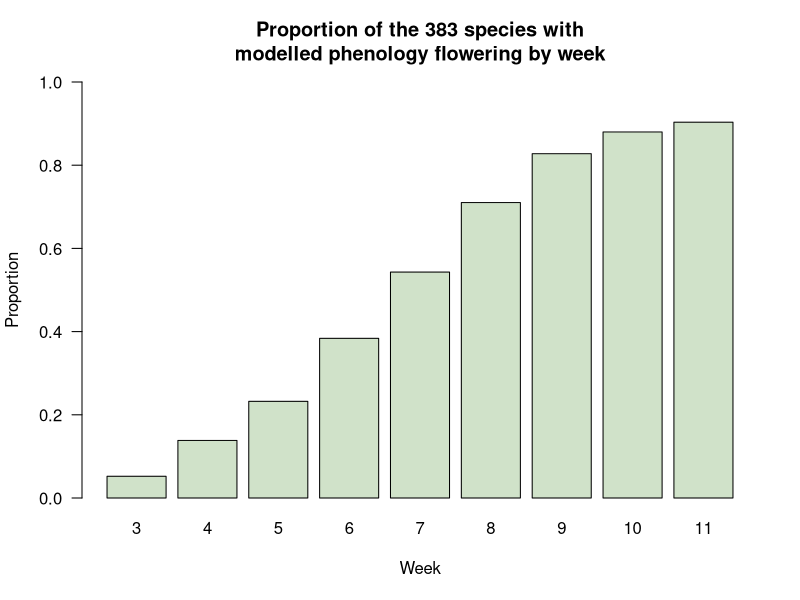

Write the R code that produced this figure. (Note: this script raises an error after producing the figure.)
setwd('~/Documents/ManuSCript/script')

library(tidyverse)

weibs <- bind_rows(
  read.csv('../data/weibull_estimates.csv') %>% 
  mutate(Estimate = 'SubalpineOnly'), 
  read.csv('../data/weibull_estimates_mixed_montane.csv') %>% 
  mutate(Estimate = 'SubalpineMontane')
) %>% 
  arrange(taxon) %>% 
  filter(metric %in% c('tenth', 'ninety')) %>% 
  select(event, taxon, doy = DOY)

n_tax_modelled <- nrow(distinct(weibs, taxon)) # 383

weibs <- split(weibs, f = list( weibs$taxon, weibs$event))
weibs <- lapply(weibs, function(x){data.frame(
  doy = as.matrix(
    seq(x$doy[1], x$doy[2])))})  %>% 
  bind_rows(.id = 'taxon')

bees <- read.csv('../data/Bombus_queen_observations_2015.csv') %>% 
  mutate(species = gsub('[.].*$', '', species)) %>% 
  select(year, week, species) %>% 
  group_by(species, week) %>% 
  tally() %>% 
  filter(! species %in% c('centralis', 'melanopygus', 'kirbiellus', 
                          'unknown', 'insularis', 'sylvicola'))

#ggplot(bees, aes(x = n, y = species)) + 
#  geom_density_ridges()

weeks <- data.frame(
  week = rep(1:19, each = 7), 
  doy = 
    c(130:136, 137:143, 144:150, 151:157, 158:164, 165:171, 172:178, 179:185, 186:192, 
      193:199, 200:206, 207:213, 214:220, 221:227, 228:234, 235:241,
      242:248, 249:255, 256:262)
    )

test <- left_join(weibs, weeks) %>% 
  distinct(taxon, week) %>% 
  filter(week %in% 3:11) %>% 
  separate(taxon,  c('taxon', 'estimate'), '[.]') %>% 
  filter(estimate == 'estimate')

rm(weibs, weeks)

wkkly <- test %>% 
  group_by(week) %>% 
  filter(estimate == 'estimate') %>% 
  tally()
wkkly$prop <- wkkly$n / n_tax_modelled

png(filename = '../graphics/plots/PropFloweringByWeek.png')
barplot(wkkly$prop, horiz = F, names.arg = 3:11, ylim = c(0,1), col = '#d0e2c9',
        yaxt = "n", xlab = 'Week', ylab = 'Proportion', 
        main = 'Proportion of the 383 species with\nmodelled phenology flowering by week')
axis(side = 2, las = 2)
dev.off()

group_by(bees, species) %>% 
  slice_min(week, n = 1)
group_by(bees, species) %>% 
  slice_max(week, n = 1)

plot(x = 3:11, xlim = 3:11)


rm(weeks)
